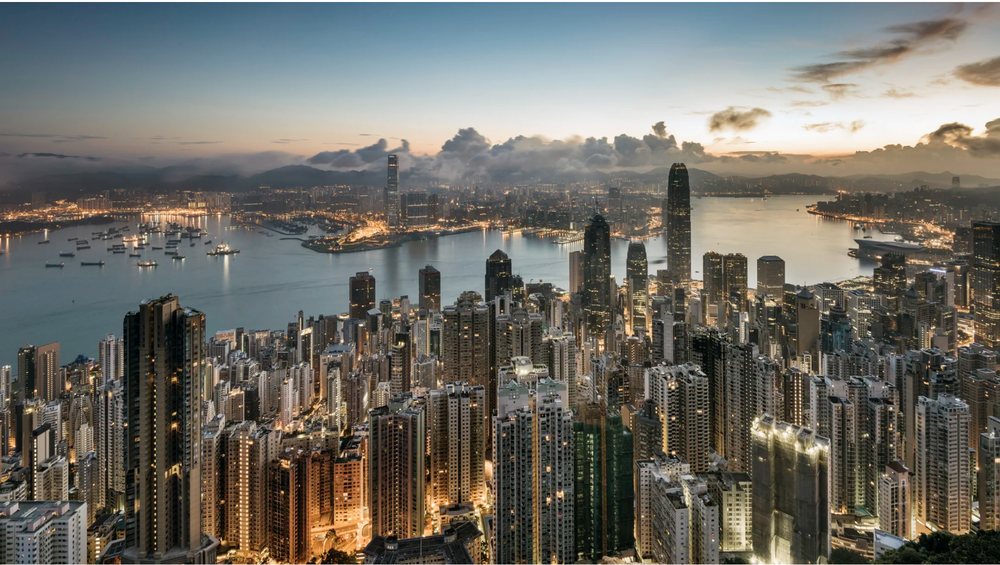
#> input picture opencv/1.images/transformations/buildings.png, 1000 x 565 px, shrunk from 2000 x 1130 before the run
$ python flip_image.py
#> lines starting #> are read from the running program, lines starting #| are printed output that depends on the picture
import cv2 as cv

# Read the image as matrix of pixels
image = cv.imread('buildings.png')
#> image is the input picture: shape (565, 1000, 3); mean B, G, R 102.3, 109.2, 110.7
horizontal_flip = cv.flip(image, 0)
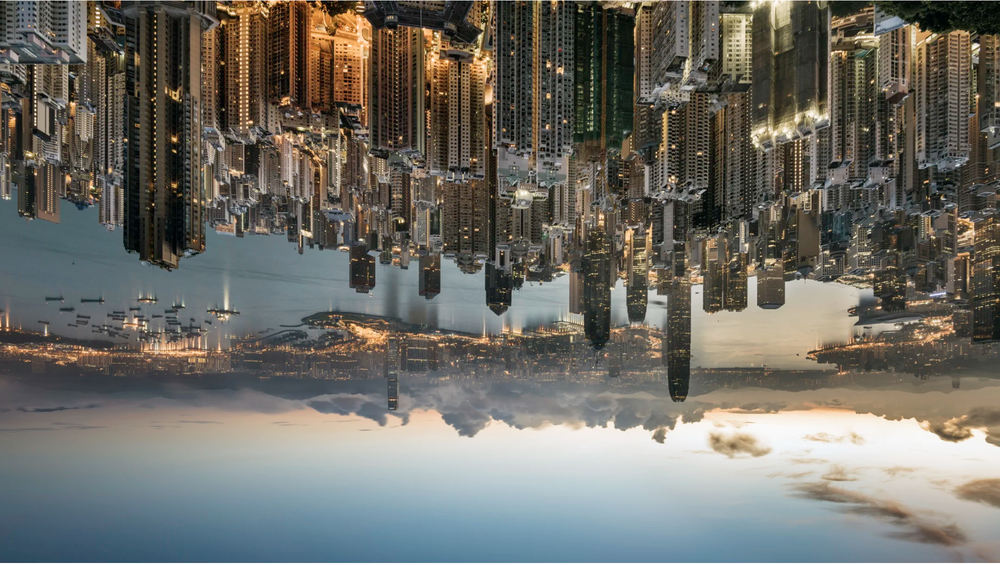
#> horizontal_flip: shape (565, 1000, 3); mean B, G, R 102.3, 109.2, 110.7
vertical_flip = cv.flip(image, 1)
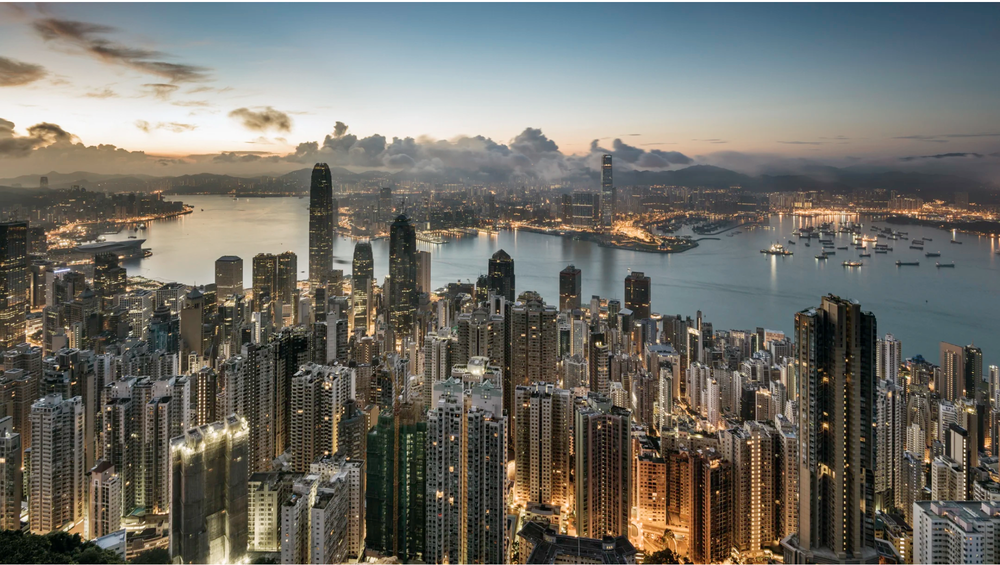
#> vertical_flip: shape (565, 1000, 3); mean B, G, R 102.3, 109.2, 110.7
horizontal_and_vertical_flip = cv.flip(image, -1)
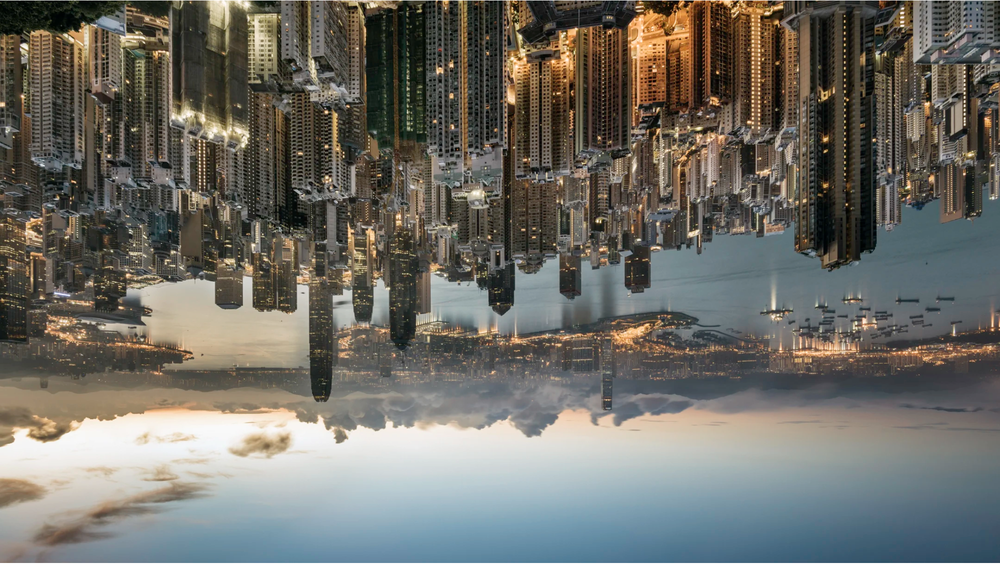
#> horizontal_and_vertical_flip: shape (565, 1000, 3); mean B, G, R 102.3, 109.2, 110.7

# Display the image in new window
cv.imshow('Buildings', image)
cv.imshow('horizontal_flip', horizontal_flip)
cv.imshow('vertical_flip', vertical_flip)
cv.imshow('horizontal_and_vertical_flip', horizontal_and_vertical_flip)

# Wait for Infinite amount of time for a keyboard key to be pressed
cv.waitKey(0)

# Close the OpenCV windows
cv.destroyAllWindows()

$ run again, with opencv/1.images/transformations/nature.png copied over opencv/1.images/transformations/buildings.png
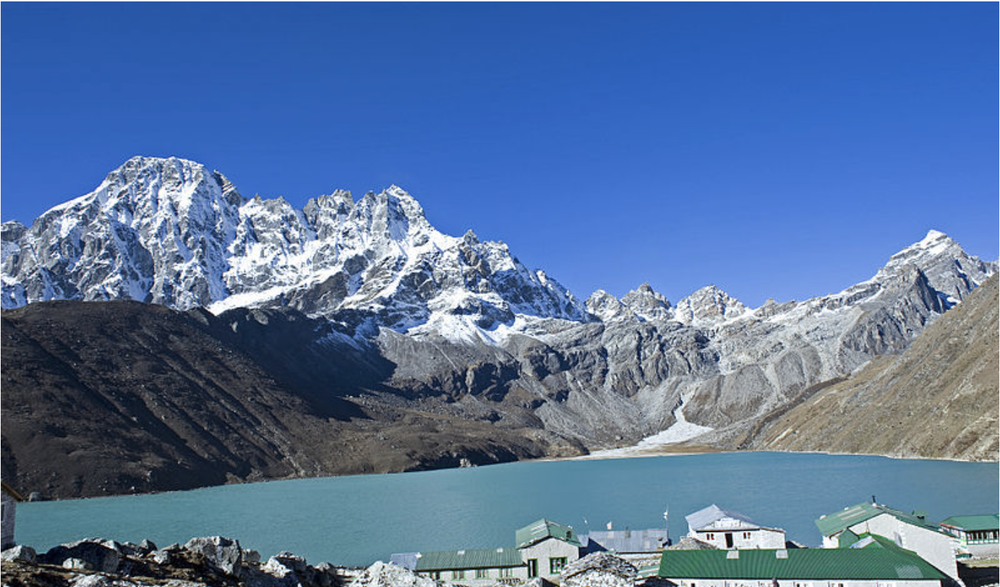
#> input picture opencv/1.images/transformations/nature.png, 1000 x 587 px, shrunk from 1418 x 832 before the run
#> image is the input picture: shape (587, 1000, 3); mean B, G, R 157.6, 115.6, 87.2
#> `vertical_flip = cv.flip(image, 1)`:
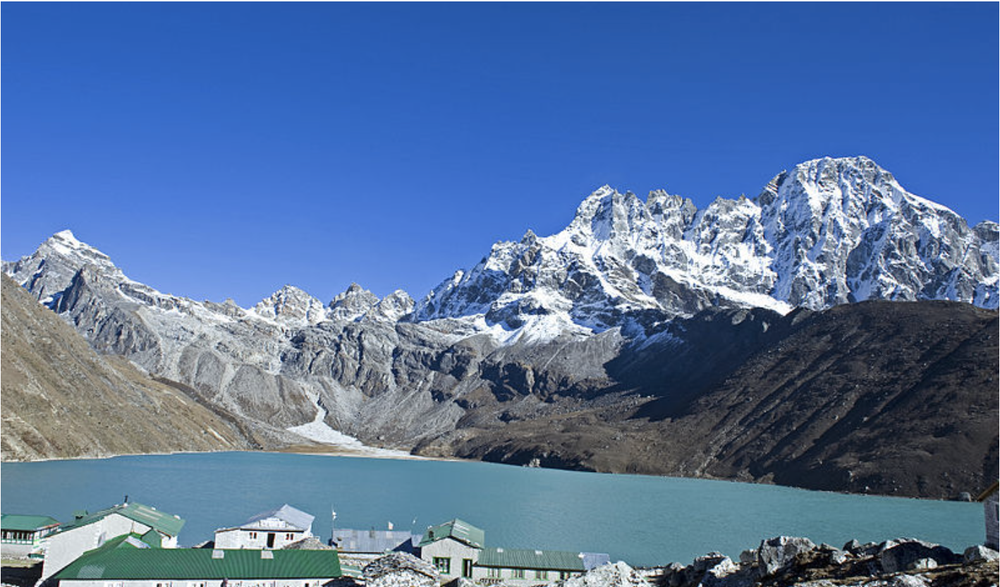
#> vertical_flip: shape (587, 1000, 3); mean B, G, R 157.6, 115.6, 87.2
#> `horizontal_and_vertical_flip = cv.flip(image, -1)`:
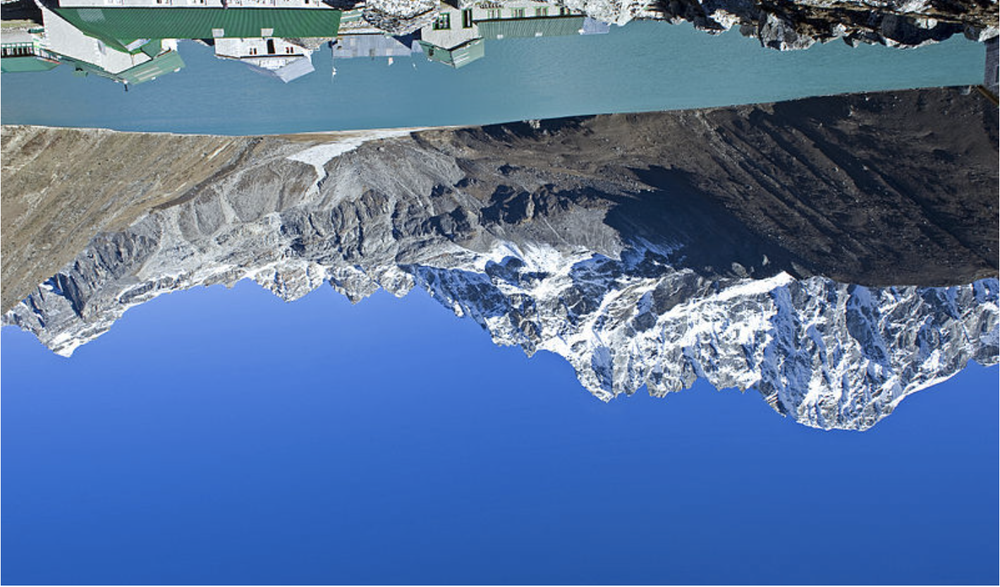
#> horizontal_and_vertical_flip: shape (587, 1000, 3); mean B, G, R 157.6, 115.6, 87.2
